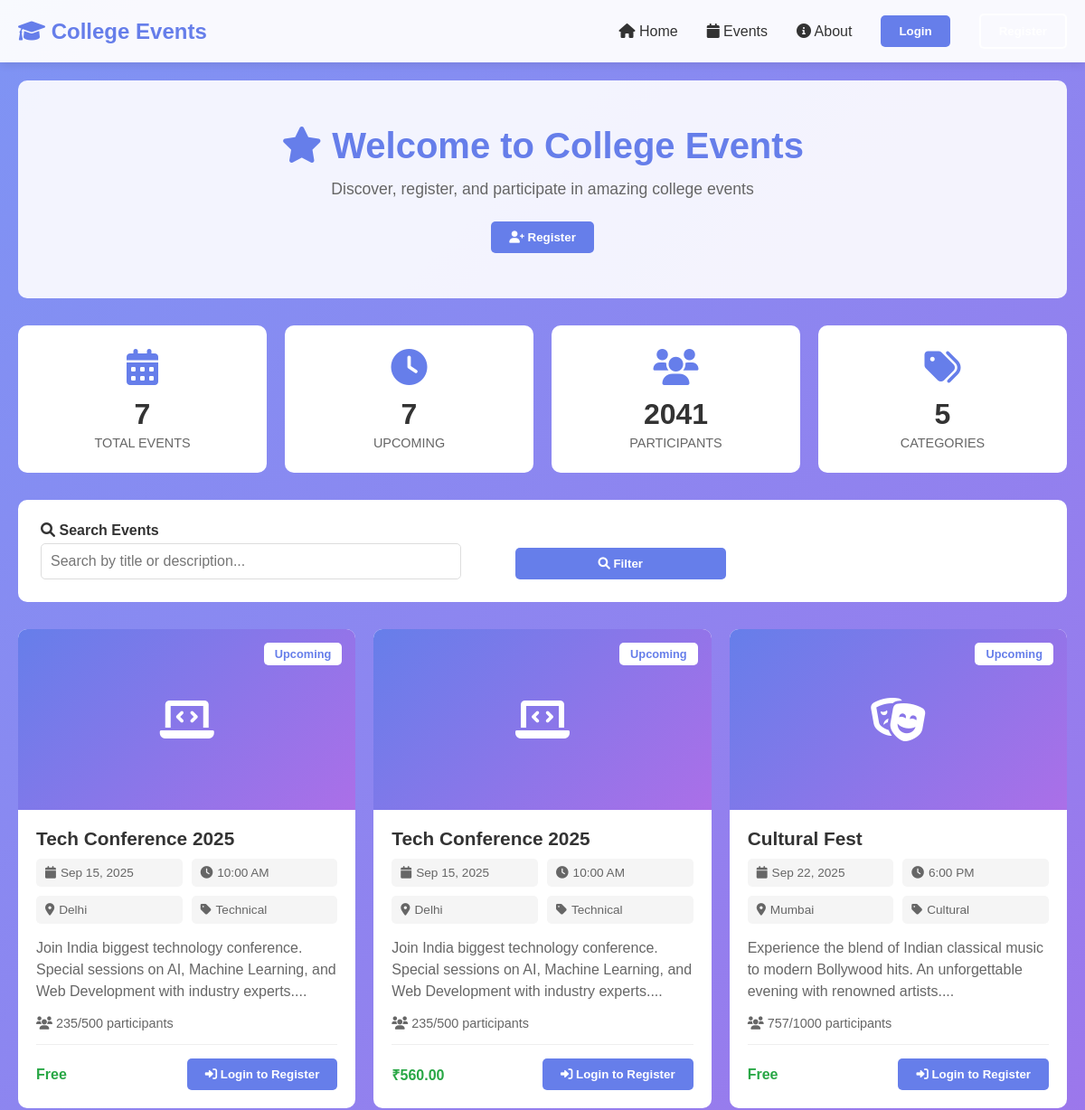
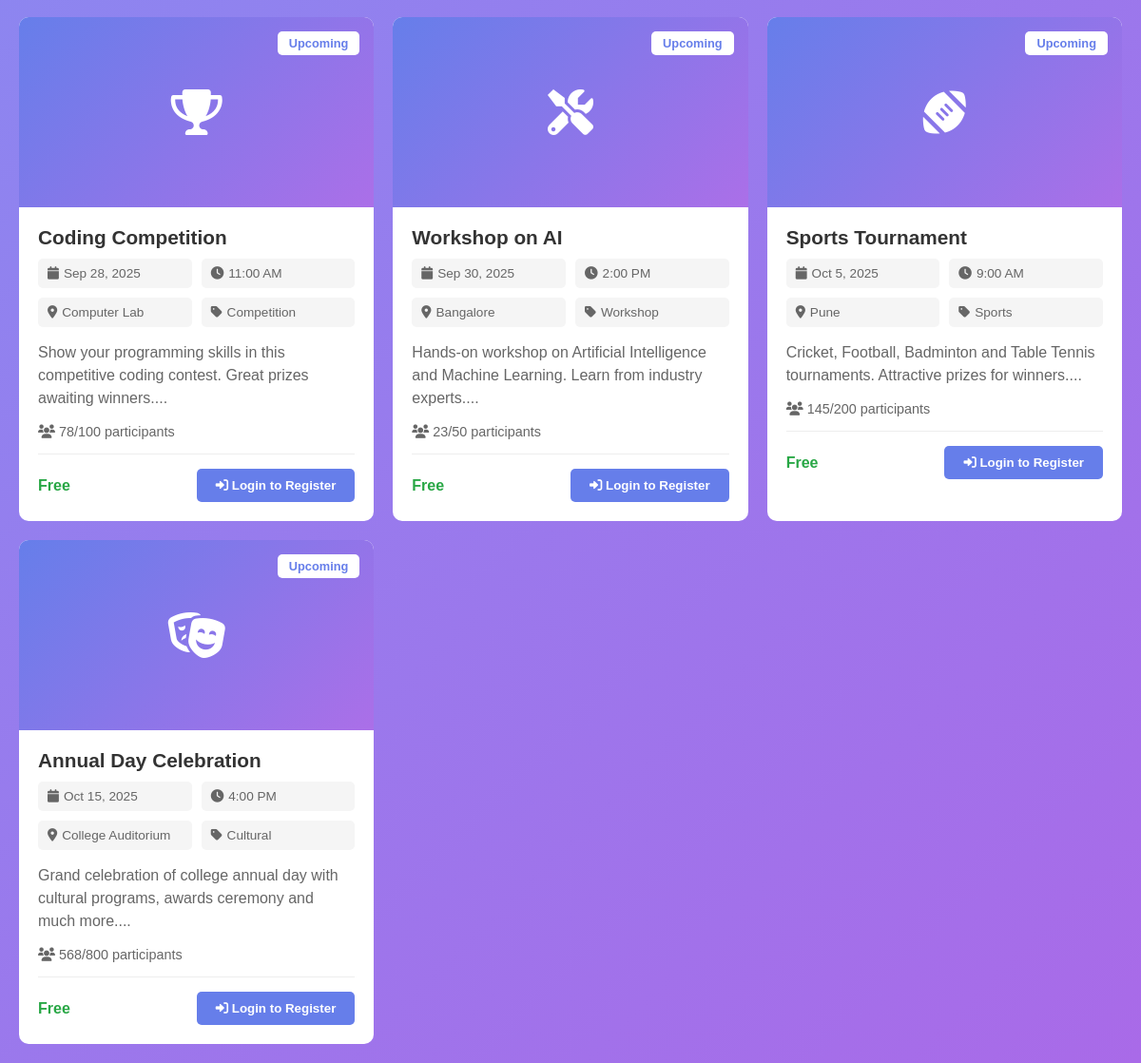
The page / on the database its author committed (2 pictures, top to bottom).
### tables this page shows
CREATE TABLE `events` (
  `id` int(11) NOT NULL,
  `title` varchar(200) NOT NULL,
  `description` text NOT NULL,
  `event_date` date NOT NULL,
  `event_time` time NOT NULL,
  `location` varchar(200) NOT NULL,
  `max_participants` int(11) DEFAULT 100,
  `current_participants` int(11) DEFAULT 0,
  `category` varchar(50) NOT NULL,
  `organizer_name` varchar(100) NOT NULL,
  `organizer_email` varchar(100) NOT NULL,
  `organizer_phone` varchar(15) NOT NULL,
  `registration_fee` decimal(10,2) DEFAULT 0.00,
  `status` enum('upcoming','ongoing','completed','cancelled') DEFAULT 'upcoming',
  `created_at` timestamp NOT NULL DEFAULT current_timestamp()
);

### index.php (called while the page is built, shortened)
<?php
require_once 'AuthController.php';
require_once 'EventController.php';
$authController = new AuthController();
$eventController = new EventController();
$search = isset($_GET['search']) ? $_GET['search'] : '';
$category_filter = isset($_GET['category']) ? $_GET['category'] : '';
$status_filter = isset($_GET['status']) ? $_GET['status'] : '';
$result = $eventController->getEvents($search, $category_filter, $status_filter);
$stats = $eventController->getStats();
include 'index_view.php';
?>

### database.php (called while the page is built, shortened)
<?php
class Database {
    private $host = 'localhost';
    private $username = 'root';
    private $password = '';
    private $database = 'college_events';
    private $conn;
    private function connect() {
        try {
            $this->conn = new mysqli($this->host, $this->username, $this->password, $this->database);
        } catch(Exception $e) {
            die("Database Error: " . $e->getMessage());
        }
    }
    public function getConnection() {
        return $this->conn;
    }
}
?>

### User.php (called while the page is built, shortened)
<?php
require_once 'database.php';
class User {
    public function __construct() {
        $db = new Database();
    }
}
?>

### AuthController.php (called while the page is built, shortened)
<?php
require_once 'User.php';
class AuthController {
    public function isLoggedIn() {
        return isset($_SESSION['user_id']);
    }
}
?>

### Event.php (called while the page is built, shortened)
<?php
require_once 'database.php';
class Event {
    private $conn;
    public function __construct() {
        $db = new Database();
        $this->conn = $db->getConnection();
    }
    public function getAllEvents($search = '', $category_filter = '', $status_filter = '') {
        $where_conditions = array();
        $where_clause = !empty($where_conditions) ? "WHERE " . implode(" AND ", $where_conditions) : "";
        $sql = "SELECT * FROM events $where_clause ORDER BY event_date ASC";
        return $this->conn->query($sql);
    }
    public function getStats() {
        $sql = "SELECT
                    COUNT(*) as total_events,
                    SUM(CASE WHEN status = 'upcoming' THEN 1 ELSE 0 END) as upcoming_events,
                    SUM(current_participants) as total_participants,
                    COUNT(DISTINCT category) as total_categories
                FROM events";
        $result = $this->conn->query($sql);
        return $result->fetch_assoc();
    }
}
?>

### Registration.php (called while the page is built, shortened)
<?php
require_once 'database.php';
require_once 'User.php';
require_once 'Event.php';
class Registration {
    public function __construct() {
        $db = new Database();
    }
}
?>

### EventController.php (called while the page is built, shortened)
<?php
require_once 'Event.php';
require_once 'Registration.php';
class EventController {
    private $eventModel;
    public function __construct() {
        $this->eventModel = new Event();
    }
    public function getEvents($search = '', $category_filter = '', $status_filter = '') {
        return $this->eventModel->getAllEvents($search, $category_filter, $status_filter);
    }
    public function getStats() {
        return $this->eventModel->getStats();
    }
    public function getCategoryIcon($category) {
        $category_icons = [
            'Technical' => 'fas fa-laptop-code',
            'Cultural' => 'fas fa-theater-masks',
            'Sports' => 'fas fa-football-ball',
            'Academic' => 'fas fa-book',
            'Workshop' => 'fas fa-tools',
            'Competition' => 'fas fa-trophy',
            'default' => 'fas fa-calendar'
        ];
        return isset($category_icons[$category]) ?
               $category_icons[$category] :
               $category_icons['default'];
    }
}
?>

### events_grid.php (the view, shortened to what this page needs)
<div id="events">
    <div class="events-grid">
        <?php
        if ($result && $result->num_rows > 0) {
            while($event = $result->fetch_assoc()) {
                $icon_class = $eventController->getCategoryIcon($event['category']);
                $event_date = date('M j, Y', strtotime($event['event_date']));
                $event_time = date('g:i A', strtotime($event['event_time']));
                $is_registered = in_array($event['id'], $user_registrations);
                echo "
                <div class='event-card'>
                    <div class='event-image'>
                        <i class='$icon_class'></i>
                        <div class='event-badge'>{$event['status']}</div>
                        " . ($is_registered ? "<div class='registration-status'>Registered</div>" : "") . "
                    </div>
                    <div class='event-content'>
                        <h3 class='event-title'>" . htmlspecialchars($event['title']) . "</h3>
                        <div class='event-meta'>
                            <div class='meta-item'>
                                <i class='fas fa-calendar'></i> {$event_date}
                            </div>
                            <div class='meta-item'>
                                <i class='fas fa-clock'></i> {$event_time}
                            </div>
                            <div class='meta-item'>
                                <i class='fas fa-map-marker-alt'></i> " . htmlspecialchars($event['location']) . "
                            </div>
                            <div class='meta-item'>
                                <i class='fas fa-tag'></i> " . htmlspecialchars($event['category']) . "
                            </div>
                        </div>
                        <div class='event-description'>
                            " . htmlspecialchars(substr($event['description'], 0, 150)) . "...
                        </div>
                        <div class='participants-info'>
                            <i class='fas fa-users'></i>
                            {$event['current_participants']}/{$event['max_participants']} participants
                        </div>
                        <div class='event-footer'>
                            <div>";
                if ($event['registration_fee'] > 0) {
                    echo "<strong style='color: #28a745;'>₹" . number_format($event['registration_fee'], 2) . "</strong>";
                } else {
                    echo "<strong style='color: #28a745;'>Free</strong>";
                }
                echo "          </div>
                            <div>";
                if (!$authController->isLoggedIn()) {
                    echo "<button class='btn' onclick='openModal(\"loginModal\")'>
                            <i class='fas fa-sign-in-alt'></i> Login to Register
                          </button>";
                } elseif ($is_registered) {
                    echo "<button class='btn btn-success' disabled>
                            <i class='fas fa-check'></i> Registered
                          </button>";
                } elseif ($event['current_participants'] >= $event['max_participants']) {
                    echo "<button class='btn' disabled style='background: #ccc;'>
                            <i class='fas fa-times'></i> Full
                          </button>";
                } else {
                    echo "<button class='btn btn-success' onclick='registerForEvent({$event['id']}, \"" . htmlspecialchars($event['title']) . "\")'>
                            <i class='fas fa-calendar-plus'></i> Register
                          </button>";
                }
                echo "          </div>
                        </div>
                    </div>
                </div>";
            }
        }
        ?>
    </div>
</div>

### index_view.php (shortened to what this page needs)
<!DOCTYPE html>
<html lang="en">
<head>
    <link href="https://cdnjs.cloudflare.com/ajax/libs/font-awesome/6.0.0/css/all.min.css" rel="stylesheet">
    <link rel="stylesheet" href="style.css">
</head>
<body>
    <?php include 'navbar.php'; ?>
    <div class="container">
        <?php include 'hero.php'; ?>
        <?php include 'stats.php'; ?>
        <?php include 'filter_bar.php'; ?>
        <?php include 'events_grid.php'; ?>
    </div>
</body>
</html>

### navbar.php
<nav class="navbar">
    <div class="nav-container">
        <a href="#" class="logo">
            <i class="fas fa-graduation-cap"></i> College Events
        </a>
        <ul class="nav-menu">
            <li><a href="#home"><i class="fas fa-home"></i> Home</a></li>
            <li><a href="#events"><i class="fas fa-calendar"></i> Events</a></li>
            <li><a href="#about"><i class="fas fa-info-circle"></i> About</a></li>
            <?php if ($authController->isLoggedIn()): ?>
                <li>
                    <div class="user-info">
                        <i class="fas fa-user"></i>
                        <span>Hello, <?php echo htmlspecialchars($authController->getCurrentUserName()); ?></span>
                        <a href="?logout=1" class="btn btn-outline" style="margin-left: 10px;">Logout</a>
                    </div>
                </li>
            <?php else: ?>
                <li><button class="btn" onclick="openModal('loginModal')">Login</button></li>
                <li><button class="btn btn-outline" onclick="openModal('registerModal')">Register</button></li>
            <?php endif; ?>
        </ul>
    </div>
</nav>

### hero.php
<div class="hero" id="home">
    <h1><i class="fas fa-star"></i> Welcome to College Events</h1>
    <p>Discover, register, and participate in amazing college events</p>
    <div>
        <?php if (!$authController->isLoggedIn()): ?>
            <button class="btn" onclick="openModal('registerModal')">
                <i class="fas fa-user-plus"></i> Register
            </button>
        <?php endif; ?>
    </div>
</div>

### stats.php
<div class="stats-grid">
    <div class="stat-card">
        <div class="stat-icon"><i class="fas fa-calendar-alt"></i></div>
        <div class="stat-number"><?php echo $stats['total_events']; ?></div>
        <div class="stat-label">Total Events</div>
    </div>
    <div class="stat-card">
        <div class="stat-icon"><i class="fas fa-clock"></i></div>
        <div class="stat-number"><?php echo $stats['upcoming_events']; ?></div>
        <div class="stat-label">Upcoming</div>
    </div>
    <div class="stat-card">
        <div class="stat-icon"><i class="fas fa-users"></i></div>
        <div class="stat-number"><?php echo $stats['total_participants']; ?></div>
        <div class="stat-label">Participants</div>
    </div>
    <div class="stat-card">
        <div class="stat-icon"><i class="fas fa-tags"></i></div>
        <div class="stat-number"><?php echo $stats['total_categories']; ?></div>
        <div class="stat-label">Categories</div>
    </div>
</div>

### filter_bar.php
<div class="filter-bar">
    <form method="GET" class="filter-form">
        <div class="form-group">
            <label><i class="fas fa-search"></i> Search Events</label>
            <input type="text" name="search" class="form-control"
                   placeholder="Search by title or description..."
                   value="<?php echo htmlspecialchars($search); ?>">
        </div>
        <div class="form-group">
            <button type="submit" class="btn">
                <i class="fas fa-search"></i> Filter
            </button>
        </div>
    </form>
</div>

### style.css (style rules this page uses)
* { margin: 0; padding: 0; box-sizing: border-box; }
body { font-family: Arial, sans-serif; background: linear-gradient(135deg, #7e94f4, #a96ae8); min-height: 100vh; color: #333; }
.navbar { background: rgba(255, 255, 255, 0.95); padding: 15px 0; position: sticky; top: 0; z-index: 1000; box-shadow: 0 2px 10px rgba(0, 0, 0, 0.1); }
.nav-container { max-width: 1200px; margin: 0 auto; padding: 0 20px; display: flex; justify-content: space-between; align-items: center; }
.logo { font-size: 1.5rem; font-weight: bold; color: #667eea; text-decoration: none; }
.nav-menu { display: flex; list-style: none; gap: 2rem; align-items: center; }
.nav-menu a { text-decoration: none; color: #333; font-weight: 500; }
.btn { background: #667eea; color: white; padding: 10px 20px; border: none; border-radius: 5px; cursor: pointer; text-decoration: none; font-weight: 600; display: inline-block; }
.btn-outline { background: transparent; border: 2px solid white; color: white; }
.container { max-width: 1200px; margin: 0 auto; padding: 20px; }
.hero { background: rgba(255, 255, 255, 0.9); border-radius: 10px; padding: 50px 30px; text-align: center; margin-bottom: 30px; color: #333; }
.hero h1 { font-size: 2.5rem; margin-bottom: 15px; color: #667eea; }
.hero p { font-size: 1.1rem; margin-bottom: 25px; color: #666; }
.filter-bar { background: white; padding: 25px; border-radius: 10px; margin-bottom: 30px; }
.filter-form { display: grid; grid-template-columns: 2fr 1fr 1fr auto; gap: 60px; align-items: end; }
.form-group { display: flex; flex-direction: column; }
.form-group label { margin-bottom: 5px; font-weight: 600; color: #333; }
.form-control { padding: 10px; border: 1px solid #ddd; border-radius: 5px; font-size: 1rem; }
.stats-grid { display: grid; grid-template-columns: repeat(auto-fit, minmax(200px, 1fr)); gap: 20px; margin-bottom: 30px; }
.stat-card { background: white; padding: 25px; border-radius: 10px; text-align: center; }
.stat-icon { font-size: 2.5rem; margin-bottom: 10px; color: #667eea; }
.stat-number { font-size: 2rem; font-weight: bold; color: #333; margin-bottom: 5px; }
.stat-label { color: #666; font-size: 0.9rem; text-transform: uppercase; }
.events-grid { display: grid; grid-template-columns: repeat(auto-fill, minmax(350px, 1fr)); gap: 20px; }
.event-card { background: white; border-radius: 10px; overflow: hidden; position: relative; }
.event-image { height: 200px; background: linear-gradient(135deg, #667eea, #ab6fe8); display: flex; align-items: center; justify-content: center; color: white; font-size: 3rem; }
.event-badge { position: absolute; top: 15px; right: 15px; background: white; color: #667eea; padding: 5px 12px; border-radius: 5px; font-size: 0.8rem; font-weight: bold; text-transform: capitalize; }
.event-content { padding: 20px; }
.event-title { font-size: 1.3rem; font-weight: bold; color: #333; margin-bottom: 10px; }
.event-meta { display: grid; grid-template-columns: 1fr 1fr; gap: 10px; margin-bottom: 15px; }
.meta-item { display: flex; align-items: center; gap: 5px; font-size: 0.85rem; color: #666; background: #f5f5f5; padding: 8px 10px; border-radius: 5px; }
.event-description { color: #666; line-height: 1.5; margin-bottom: 15px; display: -webkit-box; -webkit-line-clamp: 3; -webkit-box-orient: vertical; overflow: hidden; }
.participants-info { font-size: 0.9rem; color: #666; margin-bottom: 15px; }
.event-footer { display: flex; justify-content: space-between; align-items: center; padding-top: 15px; border-top: 1px solid #eee; }

### rows shown on the page
events: status "Upcoming", title "Tech Conference 2025", event_date "Sep 15, 2025", event_time "10:00 AM", location "Delhi", category "Technical", description "Join India biggest technology conference. Special sessions on AI, Machine Learning, and Web Development with industry experts.", current_participants "235", max_participants "500", registration_fee "Free"
events: status "Upcoming", title "Tech Conference 2025", event_date "Sep 15, 2025", event_time "10:00 AM", location "Delhi", category "Technical", description "Join India biggest technology conference. Special sessions on AI, Machine Learning, and Web Development with industry experts.", current_participants "235", max_participants "500", registration_fee "560.00"
events: status "Upcoming", title "Cultural Fest", event_date "Sep 22, 2025", event_time "6:00 PM", location "Mumbai", category "Cultural", description "Experience the blend of Indian classical music to modern Bollywood hits. An unforgettable evening with renowned artists.", current_participants "757", max_participants "1000", registration_fee "Free"
events: status "Upcoming", title "Coding Competition", event_date "Sep 28, 2025", event_time "11:00 AM", location "Computer Lab", category "Competition", description "Show your programming skills in this competitive coding contest. Great prizes awaiting winners.", current_participants "78", max_participants "100", registration_fee "Free"
events: status "Upcoming", title "Workshop on AI", event_date "Sep 30, 2025", event_time "2:00 PM", location "Bangalore", category "Workshop", description "Hands-on workshop on Artificial Intelligence and Machine Learning. Learn from industry experts.", current_participants "23", max_participants "50", registration_fee "Free"
events: status "Upcoming", title "Sports Tournament", event_date "Oct 5, 2025", event_time "9:00 AM", location "Pune", category "Sports", description "Cricket, Football, Badminton and Table Tennis tournaments. Attractive prizes for winners.", current_participants "145", max_participants "200", registration_fee "Free"
events: status "Upcoming", title "Annual Day Celebration", event_date "Oct 15, 2025", event_time "4:00 PM", location "College Auditorium", category "Cultural", description "Grand celebration of college annual day with cultural programs, awards ceremony and much more.", current_participants "568", max_participants "800", registration_fee "Free"

### other values the page prints
$stats['total_events'] "7"
$stats['upcoming_events'] "7"
$stats['total_participants'] "2041"
$stats['total_categories'] "5"
